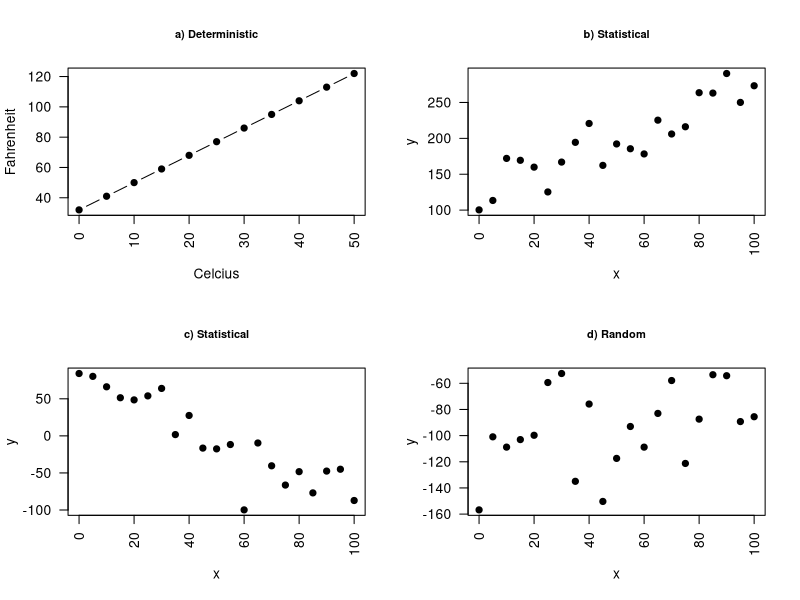
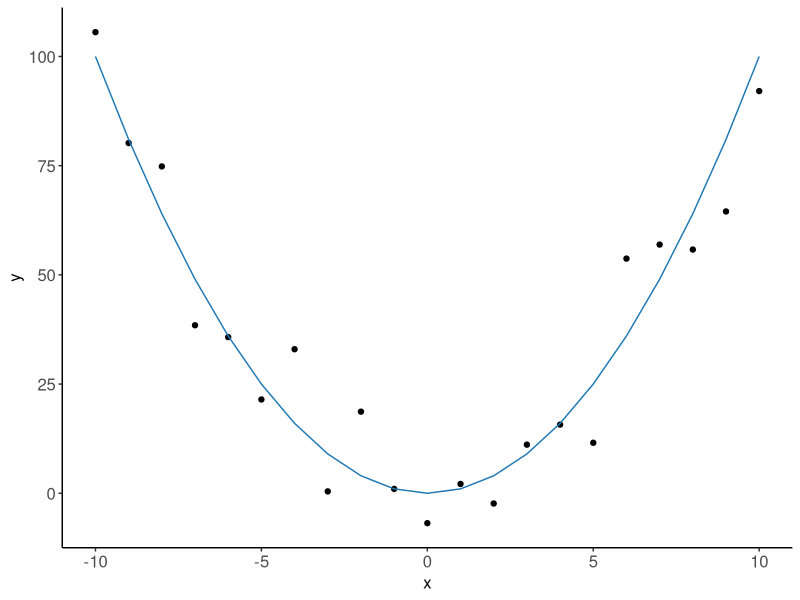
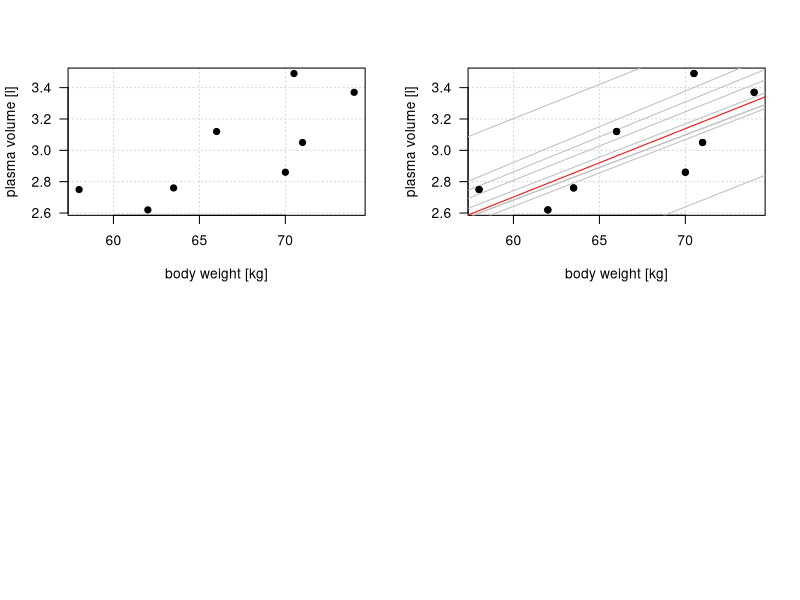
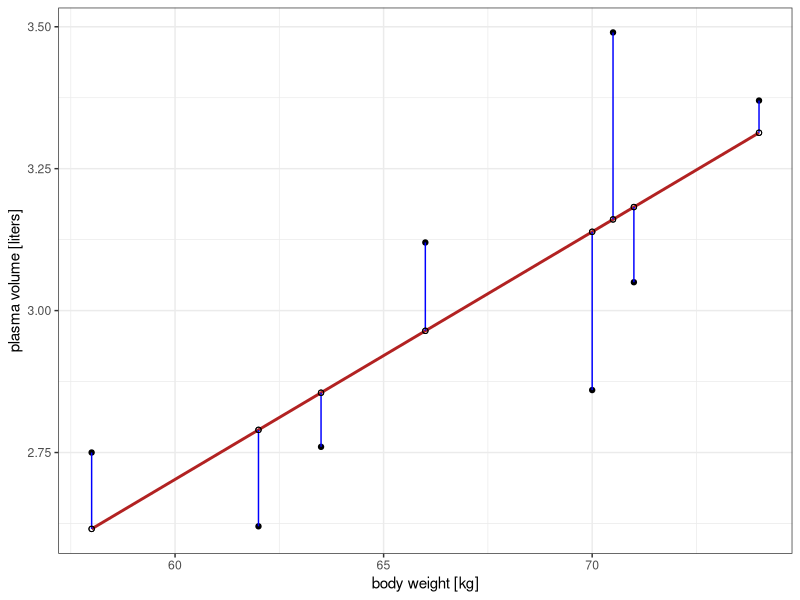
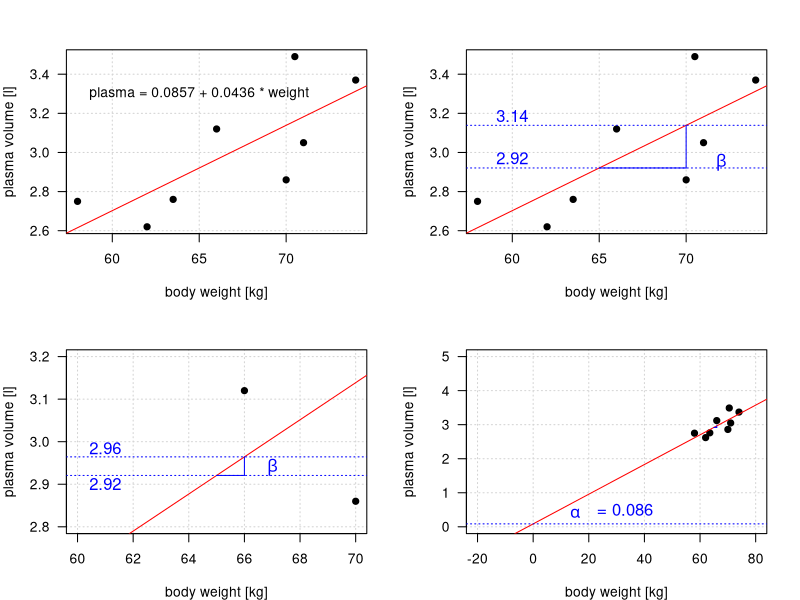
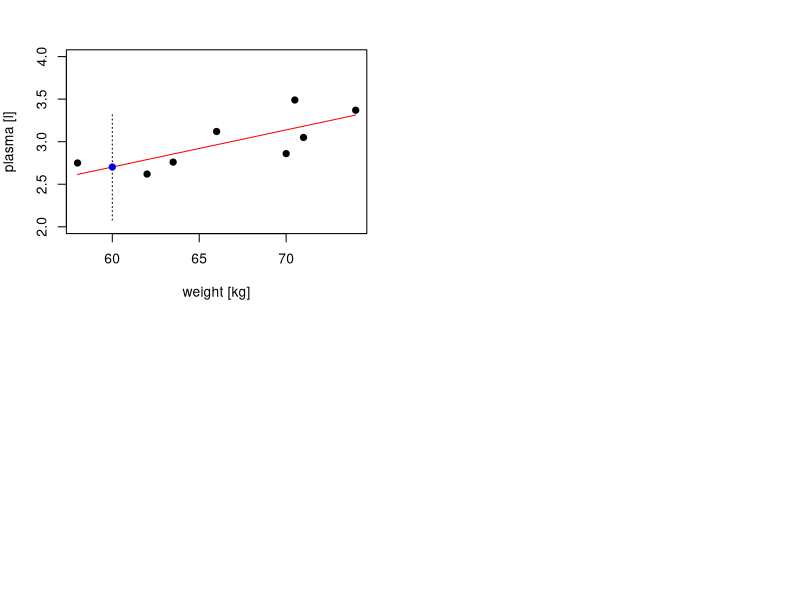

Source code (R) for these figures, in order:
## ---- chunk 1
#| message: false
#| warning: false
#| echo: false

# load libraries
library(tidyverse)
library(magrittr)
library(kableExtra)
library(gridExtra)
library(ggplot2)

font.size <- 12
col.blue.light <- "#a6cee3"
col.blue.dark <- "#1f78b4"
my.ggtheme <- theme(axis.title = element_text(size = font.size), 
        axis.text = element_text(size = font.size), 
        legend.text = element_text(size = font.size), 
        legend.title = element_blank(), 
        legend.position = "top") 
## ---- chunk 2
#| label: fig-relationship
#| fig-cap: "Deterministic vs. statistical relationship: a) deterministic: equation exactly describes the relationship between the two variables e.g. Ferenheit and Celcius relationship, b) statistical relationship between $x$ and $y$ is not perfect (increasing relationship), c)  statistical relationship between $x$ and $y$ is not perfect (decreasing relationship), d) random signal"
#| echo: false
#| fig-height: 8

# prepare plot space
par(mfrow=c(2,2))

# Deterministic relationship example
x_celcius <- seq(from=0, to=50, by=5)
y_fahr <- 9/5*x_celcius+32
plot(x_celcius, y_fahr, type="b", pch=19, xlab="Celcius", ylab="Fahrenheit", main="a) Deterministic", cex.main=0.8, las=2)

# Statistical relationship (increasing)
x <- seq(from=0, to=100, by=5)
y_increasing <- 2*x + rnorm(length(x), mean=100, sd=25)
plot(x, y_increasing, pch=19, xlab="x", ylab="y", main="b) Statistical", cex.main=0.8, las=2)

# Statistical relationship (decreasing)
y_decreasing <- -2*x + rnorm(length(x), mean=100, sd=25)
plot(x, y_decreasing, pch=19, xlab="x", ylab="y", main="c) Statistical", cex.main=0.8, las=2)

# Statistical relationship (random)
y_random <- - rnorm(length(x), mean=100, sd=25)
plot(x, y_random, pch=19, xlab="x", ylab="y", main="d) Random", cex.main=0.8, las=2)

## ---- chunk 3
#| label: fig-linear-adv
#| fig-cap: "Example of a linear model: $y_i = x_i^2 + e_i$ showing that linear models can capture more than a straight line relationship"
#| fig-cap-location: margin
#| warning: false
#| column: margin
#| echo: false

# advance 1
x <- seq(-10, 10, 1)
y <- x^2 + rnorm(length(x), mean(x), 10)
data.xy <- data.frame(x=x, y = y, ymodel = x^2)
p.adv1 <- data.xy %>% ggplot(aes(x = x, y = y)) +
  geom_point() +
  geom_line(aes(x = x, y=ymodel), color = col.blue.dark) + 
  theme_classic() +
  my.ggtheme

plot(p.adv1)

## ---- chunk 4
weight <- c(58, 70, 74, 63.5, 62.0, 70.5, 71.0, 66.0) # body weight (kg)
plasma <- c(2.75, 2.86, 3.37, 2.76, 2.62, 3.49, 3.05, 3.12) # plasma volume (liters)

## ---- chunk 5
#| label: fig-lm-intro-example
#| fig-cap: "Scatter plot of the data shows that high plasma volume tends to be associated with high weight and *vice verca*."
#| fig-cap-location: margin
#| echo: false
#| fig-width: 4
#| fig-heigth: 4

plot(weight, plasma, pch=19, las=1, xlab = "body weight [kg]", ylab="plasma volume [l]",  panel.first = grid())

## ---- chunk 6
#| label: fig-lm-example-reg
#| fig-cap: "Scatter plot of the data shows that high plasma volume tends to be associated with high weight and *vice verca*. Linear regression gives the equation of the straight line (red) that best describes how the outcome changes (increase or decreases) with a change of exposure variable"
#| fig-cap-location: margin
#| echo: false
#| fig-width: 4
#| fig-heigth: 4

plot(weight, plasma, pch=19, las=1, xlab = "body weight [kg]", ylab="plasma volume [l]", panel.first = grid())

reg1 <- lm(plasma ~ weight)
a <- reg1$coefficients[1]
b <- reg1$coefficients[2]

abline(a=a+0.1 , b + 0.001, col="gray")
abline(a=a+0.1 , b + 0.0001, col="gray")
#abline(a=a , b + 0.00015, col="gray")
abline(a=a+0.1 , b + 0.002, col="gray")
abline(a=a+0.1 , b - 0.002, col="gray")
abline(a=a+0.1 , b - 0.002, col="gray")
abline(a=a+0.1 , b - 0.001, col="gray")
abline(a=a, b - 0.001, col="gray")
abline(a=a+0.5 , b , col="gray")
abline(a=a-0.5 , b , col="gray")

abline(lm(plasma~weight), col="red") # regression line
points(weight, plasma, pch=19)


## ---- chunk 7
#| label: fig-reg-errors
#| fig-cap: "Scatter plot of the data shows that high plasma volume tends to be associated with high weight and *vice verca*. Linear regrssion gives the equation of the straight line (red) that best describes how the outcome changes with a change of exposure variable. Blue lines represent error terms, the vertical distances to the regression line"
#| fig-cap-location: margin
#| echo: false
#| warning: false
#| message: false
#| fig-width: 4
#| fig-height: 3

data.reg <- data.frame(plasma=plasma, weight=weight)
fit.reg <- lm(plasma~weight, data=data.reg)
data.reg$predicted <- predict(fit.reg)
data.reg$residuals <- residuals((fit.reg))

ggplot(data.reg, aes(x=weight, plasma)) + geom_point() +
  geom_smooth(method = "lm", se = FALSE, color = "firebrick") +
  geom_segment(aes(xend = weight, yend = predicted), color="blue") +
  geom_point(aes(y = predicted), shape = 1) +
  geom_point(aes(y = predicted), shape = 1) +
  theme_bw() + xlab("body weight [kg]") + ylab("plasma volume [liters]")

## ---- chunk 8
#| code-fold: false

# initial data
weight <- c(58, 70, 74, 63.5, 62.0, 70.5, 71.0, 66.0) # body weight (kg)
plasma <- c(2.75, 2.86, 3.37, 2.76, 2.62, 3.49, 3.05, 3.12) # plasma volume (liters)

# rename variables for convenience
x <- weight
y <- plasma

# mean values of x and y
x.bar <- mean(x)
y.bar <- mean(y)

# Sum of squares
Sxx <-  sum((x - x.bar)^2)
Sxy <- sum((x-x.bar)*(y-y.bar))

# Coefficient estimates
beta.hat <- Sxy / Sxx
alpha.hat <- y.bar - Sxy/Sxx*x.bar

# Print estimated coefficients alpha and beta
print(alpha.hat)
print(beta.hat)

## ---- chunk 9
#| code-fold: false
lm(plasma ~ weight)
## ---- chunk 10
#| label: fig-lm-parameters
#| fig-cap: "Scatter plot of the data shows that high plasma volume tends to be associated with high weight and *vice verca*. Linear regression gives the equation of the straight line that best describes how the outcome changes (increase or decreases) with a change of exposure variable (in red)"
#| echo: false
#| fig-height: 7
#| fig-width: 7

model <- lm(plasma ~ weight)
alpha <- model$coefficients[1]
beta <- model$coefficients[2]

par(mfcol=c(2,2), mar=c(4,4,3,2))

# Values from regression model: plasma_volume = 0.0857 + 0.043615*x

# Fitted line
plot(weight, plasma, pch=19, las=1, xlab = "body weight [kg]", ylab="plasma volume [l]",  panel.first = grid())
abline(lm(plasma~weight), col="red") # regression line
text(65, 3.3, "plasma = 0.0857 + 0.0436 * weight", cex=1)

# Beta 1 example b
plot(weight, plasma, pch=19, las=1, xlab = "body weight [kg]", ylab="plasma volume [l]",  panel.first = grid(), xlim=c(60, 70), ylim=c(2.8, 3.2))
abline(lm(plasma~weight), col="red") # regression line
abline(h = alpha + beta * 65, col = "blue",  lty = 3)
abline(h = alpha + beta * 66, col = "blue",  lty = 3)
segments(x0=65, y0=alpha + beta * 65, x1=66, y1=alpha + beta * 65, col="blue")
segments(x0=66, y0=alpha + beta * 65, x1=66, y1=alpha + beta * 66, col="blue")
text(67, 2.94, expression(beta), cex=1.2, col="blue")
text(61, alpha + beta * 65 - 0.02, round(alpha + beta * 65, 2), cex=1.2, col="blue")
text(61, alpha + beta * 66 + 0.02, round(alpha + beta * 66, 2), cex=1.2, col="blue")


# Beta 1 example a
plot(weight, plasma, pch=19, las=1, xlab = "body weight [kg]", ylab="plasma volume [l]",  panel.first = grid())
abline(lm(plasma~weight), col="red") # regression line
abline(h = alpha + beta * 65, col = "blue",  lty = 3)
abline(h = alpha + beta * 70, col = "blue",  lty = 3)
segments(x0=65, y0=alpha + beta * 65, x1=70, y1=alpha + beta * 65, col="blue")
segments(x0=70, y0=alpha + beta * 65, x1=70, y1=alpha + beta * 70, col="blue")
text(72, 2.95, expression(beta), cex=1.2, col="blue")
text(60, alpha + beta * 65 + 0.05, round(alpha + beta * 65, 2), cex=1.2, col="blue")
text(60, alpha + beta * 70 + 0.05, round(alpha + beta * 70, 2), cex=1.2, col="blue")


# Beta 0 example a
plot(weight, plasma, pch=19, las=1, xlab = "body weight [kg]", ylab="plasma volume [l]",  panel.first = grid(), xlim=c(-20, 80), ylim=c(0, 5))
abline(lm(plasma~weight), col="red") # regression line
abline(h=alpha, col="blue", lty = 3) # regression line
segments(x0=65, y0=2.92, x1=66, y1=2.92, col="blue")
segments(x0=66, y0=2.92, x1=66, y1=2.964, col="blue")
text(15, 0.4, expression(alpha), cex=1.2, col="blue")
text(33, 0.5, paste("= ", round(alpha,3), sep=""), cex=1.2, col="blue")

## ---- chunk 11
#| code-fold: false

weight <- c(58, 70, 74, 63.5, 62.0, 70.5, 71.0, 66.0) # body weight (kg)
plasma <- c(2.75, 2.86, 3.37, 2.76, 2.62, 3.49, 3.05, 3.12) # plasma volume (liters)

model <- lm(plasma ~ weight)
print(summary(model))

## ---- chunk 12
#| code-fold: false
2*pt(2.856582, df=6, lower=F)
## ---- chunk 13
#| code-fold: false

n <- length(plasma) # no. of observation
Y <- as.matrix(plasma, ncol=1)
X <- cbind(rep(1, length=n), weight)
X <- as.matrix(X)

# print Y and X to double-check that the format is according to the definition
print(Y)
print(X)

# least squares estimate
# solve() finds inverse of matrix
beta.hat <- solve(t(X)%*%X)%*%t(X)%*%Y
print(beta.hat)

## ---- chunk 14
#| code-fold: false

# fit regression model
model <- lm(plasma ~ weight)
print(summary(model))

# find confidence intervals for the model coefficients
confint(model)

# predict plasma volume for a new observation of 60 kg
# we have to create data frame with a variable name matching the one used to build the model
new.obs <- data.frame(weight = 60)
predict(model, newdata = new.obs)

# find prediction intervals
prediction.interval <- predict(model, newdata = new.obs,  interval = "prediction")
print(prediction.interval)

# plot the original data, fitted regression and predicted value
plot(weight, plasma, pch=19, xlab="weight [kg]", ylab="plasma [l]", ylim=c(2,4))
lines(weight, model$fitted.values, col="red") # fitted model in red
points(new.obs, predict(model, newdata = new.obs), pch=19, col="blue") # predicted value at 60kg
segments(60, prediction.interval[2], 60, prediction.interval[3], lty = 3) # add prediction interval
